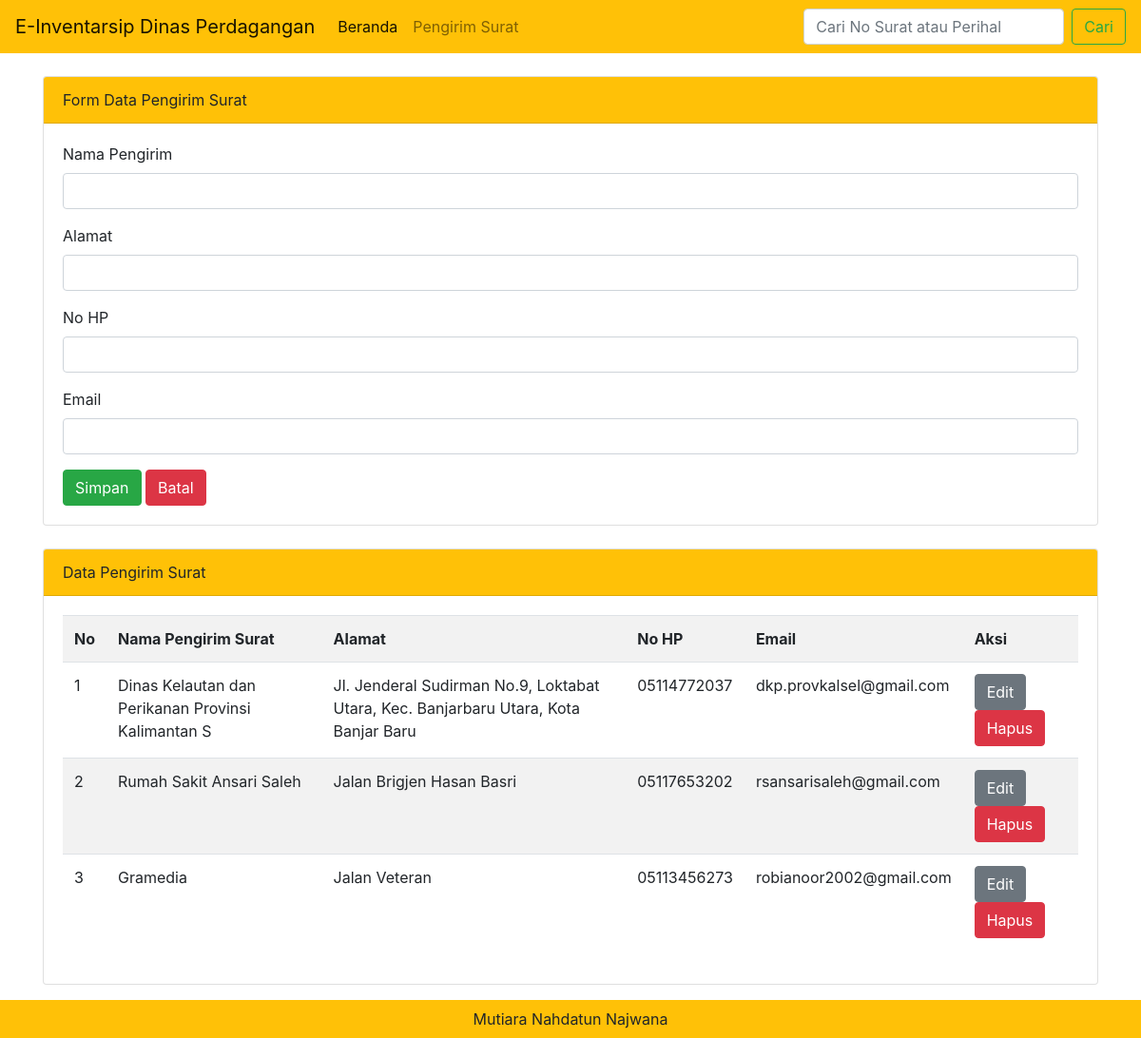
/admin.php?halaman=pengirim_surat, run on the app's committed database.
### tables this page shows
CREATE TABLE IF NOT EXISTS `tbl_pengirim_surat` (
  `id_pengirim` int NOT NULL AUTO_INCREMENT,
  `nama_pengirim` varchar(50) NOT NULL,
  `alamat` text NOT NULL,
  `no_hp` varchar(13) NOT NULL,
  `email` varchar(30) NOT NULL,
  `created_at` date DEFAULT NULL,
  PRIMARY KEY (`id_pengirim`)
);

### admin.php (called while the page is built, shortened)
<?php include "template/header.php"; ?>
<?php include "content.php"; ?>
<?php include "template/footer.php"; ?>

### modul/pengirim_surat/pengirim_surat.php (the view, shortened to what this page needs)
<div class="card mt-4">
  <div class="card-header bg-warning">
    Form Data Pengirim Surat
  </div>
  <div class="card-body">
   <form method="post" action="">
  <div class="form-group">
    <label for="nama_pengirim">Nama Pengirim</label>
    <input type="text" class="form-control" id="nama_pengirim" name="nama_pengirim" value="<?=@$vnama_pengirim?>"
    required
    oninvalid="this.setCustomValidity('Data tidak boleh kosong!')"
    oninput="this.setCustomValidity('')">
  </div>
  <div class="form-group">
    <label for="alamat">Alamat</label>
    <input type="text" class="form-control" id="alamat" name="alamat" value="<?=@$valamat?>"
    required
    oninvalid="this.setCustomValidity('Data tidak boleh kosong!')"
    oninput="this.setCustomValidity('')">
  </div>
  <div class="form-group">
    <label for="no_hp">No HP</label>
    <input type="text" class="form-control" id="no_hp" name="no_hp" value="<?=@$vno_hp?>"
    required
    oninvalid="this.setCustomValidity('Data tidak boleh kosong!')"
    oninput="this.setCustomValidity('')">
  </div>
  <div class="form-group">
    <label for="email">Email</label>
    <input type="email" class="form-control" id="email" name="email" value="<?=@$vemail?>"
    required
    oninvalid="this.setCustomValidity('Data tidak boleh kosong!')"
    oninput="this.setCustomValidity('')">
  </div>
  <button type="submit" name="bsimpan" class="btn btn-success">Simpan</button>
  <button type="reset" name="bbatal" class="btn btn-danger">Batal</button>
</form>
  </div>
</div>
<div class="card mt-4">
  <div class="card-header bg-warning">
  Data Pengirim Surat
  </div>
  <div class="card-body">
   <table class="table table-borderd table-hovered table-striped">
     <tr>
       <th>No</th>
       <th>Nama Pengirim Surat</th>
       <th>Alamat</th>
       <th>No HP</th>
       <th>Email</th>
       <th>Aksi</th>
     </tr>
     <?php
          $tampil = mysqli_query($koneksi, "SELECT * from tbl_pengirim_surat order by id_pengirim desc");
          $no = 1;
          while($data = mysqli_fetch_array($tampil)) :
     ?>
     <tr>
       <td><?=$no++?></td>
       <td><?=$data['nama_pengirim']?></td>
       <td><?=$data['alamat']?></td>
       <td><?=$data['no_hp']?></td>
       <td><?=$data['email']?></td>
       <td>
         <a href="?halaman=pengirim_surat&hal=edit&id=<?=$data['id_pengirim']?>" class="btn btn-secondary" >Edit </a>
         <a href="?halaman=pengirim_surat&hal=hapus&id=<?=$data['id_pengirim']?>" class="btn btn-danger"
          onclick="return confirm ('Apakah yakin ingin menghapus data ini?')" >Hapus </a>
       </td>
     </tr>
     <?php endwhile; ?>
   </table>
  </div>
</div>

### data on the page
tbl_pengirim_surat: nama_pengirim "Dinas Kelautan dan Perikanan Provinsi Kalimantan S", alamat "Jl. Jenderal Sudirman No.9, Loktabat Utara, Kec. Banjarbaru Utara, Kota Banjar Baru", no_hp "05114772037", email "dkp.provkalsel@gmail.com"
tbl_pengirim_surat: nama_pengirim "Rumah Sakit Ansari Saleh", alamat "Jalan Brigjen Hasan Basri", no_hp "05117653202", email "rsansarisaleh@gmail.com"
tbl_pengirim_surat: nama_pengirim "Gramedia", alamat "Jalan Veteran", no_hp "05113456273", email "robianoor2002@gmail.com"
